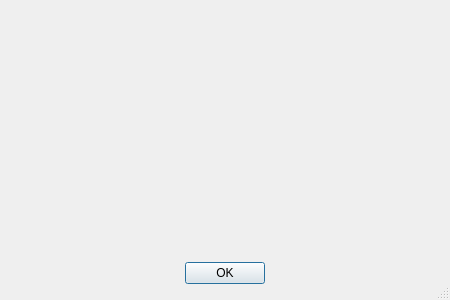
<?xml version="1.0" encoding="UTF-8"?>
<ui version="4.0">
 <class>simMsg</class>
 <widget class="QDialog" name="simMsg">
  <property name="windowModality">
   <enum>Qt::WindowModal</enum>
  </property>
  <property name="geometry">
   <rect>
    <x>0</x>
    <y>0</y>
    <width>450</width>
    <height>300</height>
   </rect>
  </property>
  <property name="sizePolicy">
   <sizepolicy hsizetype="Expanding" vsizetype="Expanding">
    <horstretch>0</horstretch>
    <verstretch>0</verstretch>
   </sizepolicy>
  </property>
  <property name="minimumSize">
   <size>
    <width>450</width>
    <height>300</height>
   </size>
  </property>
  <property name="windowTitle">
   <string>SIMRUN NOTICE</string>
  </property>
  <property name="sizeGripEnabled">
   <bool>true</bool>
  </property>
  <property name="modal">
   <bool>true</bool>
  </property>
  <layout class="QHBoxLayout" name="horizontalLayout">
   <item>
    <layout class="QGridLayout" name="gridLayout" rowstretch="0,0" columnstretch="1,5">
     <item row="0" column="1">
      <widget class="QPlainTextEdit" name="msgText">
       <property name="enabled">
        <bool>false</bool>
       </property>
       <property name="sizePolicy">
        <sizepolicy hsizetype="MinimumExpanding" vsizetype="MinimumExpanding">
         <horstretch>0</horstretch>
         <verstretch>0</verstretch>
        </sizepolicy>
       </property>
       <property name="font">
        <font>
         <family>DejaVu Sans</family>
         <pointsize>12</pointsize>
        </font>
       </property>
       <property name="autoFillBackground">
        <bool>false</bool>
       </property>
       <property name="frameShape">
        <enum>QFrame::NoFrame</enum>
       </property>
       <property name="documentTitle">
        <string/>
       </property>
       <property name="undoRedoEnabled">
        <bool>false</bool>
       </property>
       <property name="cursorWidth">
        <number>0</number>
       </property>
       <property name="textInteractionFlags">
        <set>Qt::TextSelectableByMouse</set>
       </property>
       <property name="backgroundVisible">
        <bool>false</bool>
       </property>
      </widget>
     </item>
     <item row="0" column="0">
      <widget class="QLabel" name="iconHolder">
       <property name="sizePolicy">
        <sizepolicy hsizetype="Minimum" vsizetype="Minimum">
         <horstretch>0</horstretch>
         <verstretch>0</verstretch>
        </sizepolicy>
       </property>
       <property name="frameShape">
        <enum>QFrame::NoFrame</enum>
       </property>
       <property name="text">
        <string/>
       </property>
       <property name="alignment">
        <set>Qt::AlignLeading|Qt::AlignLeft|Qt::AlignTop</set>
       </property>
      </widget>
     </item>
     <item row="1" column="0" colspan="2">
      <widget class="QDialogButtonBox" name="buttonBox">
       <property name="sizePolicy">
        <sizepolicy hsizetype="Expanding" vsizetype="Fixed">
         <horstretch>0</horstretch>
         <verstretch>0</verstretch>
        </sizepolicy>
       </property>
       <property name="minimumSize">
        <size>
         <width>0</width>
         <height>32</height>
        </size>
       </property>
       <property name="orientation">
        <enum>Qt::Horizontal</enum>
       </property>
       <property name="standardButtons">
        <set>QDialogButtonBox::Ok</set>
       </property>
       <property name="centerButtons">
        <bool>true</bool>
       </property>
      </widget>
     </item>
    </layout>
   </item>
  </layout>
 </widget>
 <resources/>
 <connections>
  <connection>
   <sender>buttonBox</sender>
   <signal>accepted()</signal>
   <receiver>simMsg</receiver>
   <slot>accept()</slot>
   <hints>
    <hint type="sourcelabel">
     <x>248</x>
     <y>254</y>
    </hint>
    <hint type="destinationlabel">
     <x>157</x>
     <y>274</y>
    </hint>
   </hints>
  </connection>
  <connection>
   <sender>buttonBox</sender>
   <signal>rejected()</signal>
   <receiver>simMsg</receiver>
   <slot>reject()</slot>
   <hints>
    <hint type="sourcelabel">
     <x>316</x>
     <y>260</y>
    </hint>
    <hint type="destinationlabel">
     <x>286</x>
     <y>274</y>
    </hint>
   </hints>
  </connection>
 </connections>
</ui>
